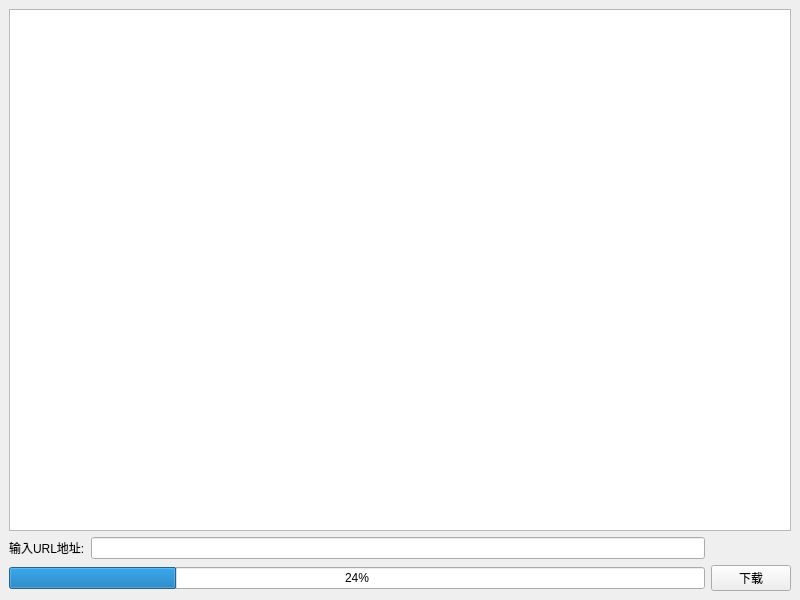
<?xml version="1.0" encoding="UTF-8"?>
<ui version="4.0">
 <class>myHTTP</class>
 <widget class="QMainWindow" name="myHTTP">
  <property name="geometry">
   <rect>
    <x>0</x>
    <y>0</y>
    <width>800</width>
    <height>600</height>
   </rect>
  </property>
  <property name="windowTitle">
   <string>MainWindow</string>
  </property>
  <widget class="QWidget" name="centralwidget">
   <layout class="QGridLayout" name="gridLayout">
    <item row="1" column="0">
     <widget class="QLabel" name="label">
      <property name="text">
       <string>输入URL地址:</string>
      </property>
     </widget>
    </item>
    <item row="2" column="0" colspan="2">
     <widget class="QProgressBar" name="progressBar">
      <property name="value">
       <number>24</number>
      </property>
     </widget>
    </item>
    <item row="0" column="0" colspan="3">
     <widget class="QTextBrowser" name="textBrowser"/>
    </item>
    <item row="1" column="1">
     <widget class="QLineEdit" name="lineEdit"/>
    </item>
    <item row="2" column="2">
     <widget class="QPushButton" name="pushButton">
      <property name="text">
       <string>下载</string>
      </property>
     </widget>
    </item>
   </layout>
  </widget>
 </widget>
 <resources/>
 <connections/>
</ui>
